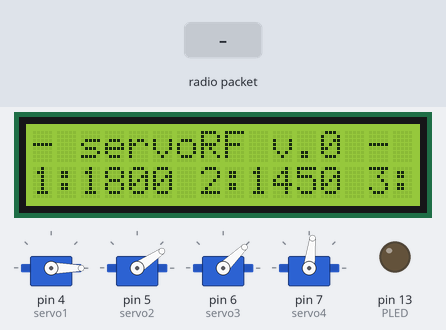
The sketch below on a simulated Arduino Uno, built with avr-gcc and run on an emulated ATmega328P. Parts: 16×2 character LCD, 4 × servo, output pins drawn as LEDs (lit = HIGH). Dashed ring = blinking. The inputs (shaded band) are chosen by the test bench. No radio packets arrive unless stated.

Above: at 1.3 s.
1.4 s: radio packet "a" arrives
At 3.9 s:
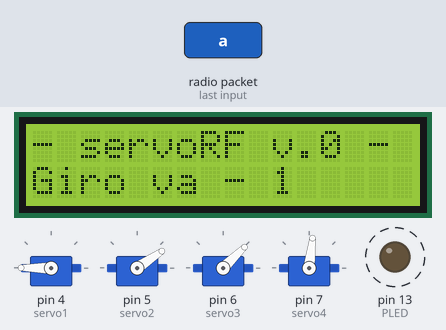
4.4 s: radio packet "z" arrives
At 6.1 s:
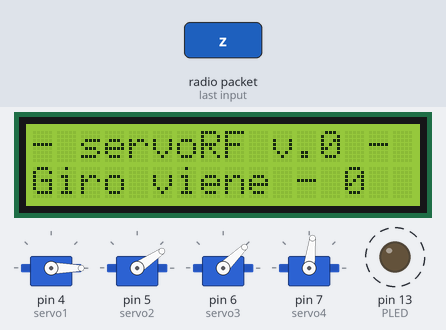
7.4 s: radio packet "b" arrives
At 9.0 s:
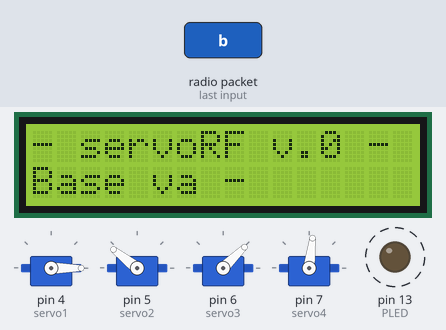
10.4 s: radio packet "c" arrives
At 11.9 s:
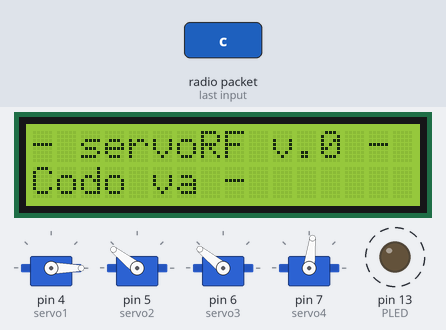
13.4 s: radio packet "y" arrives
At 14.7 s:
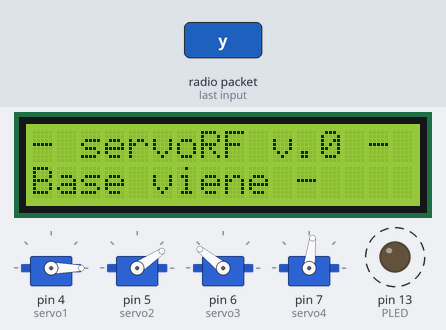
16.4 s: radio packet "d" arrives
At 18.6 s:
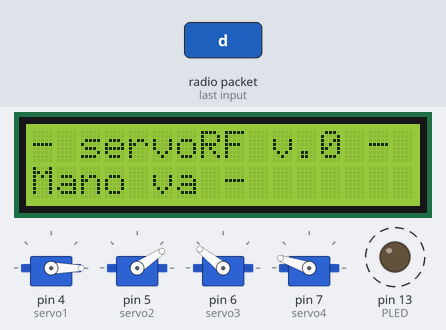
Timing chart, 0 to 20.4 s (numbered marks = the images above; inputs shaded):
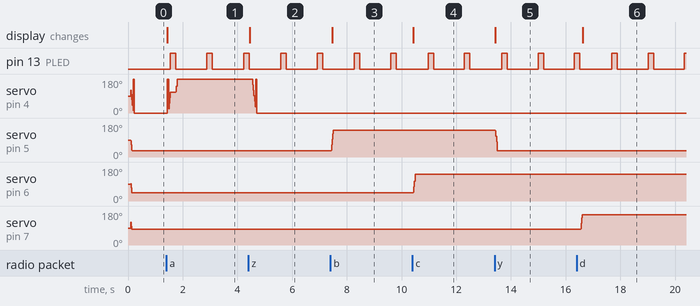

Measured:
- after the input at 1.4 s, the display: changes at once (image 1)
- after the input at 4.4 s, servo on pin 4 (servo1): 180° → 0° after 0.14 s; the display: changes after 0.06 s (image 2)
- after the input at 7.4 s, servo on pin 5 (servo2): 34° → 142° at once; the display: changes after 0.06 s (image 3)
- after the input at 10.4 s, servo on pin 6 (servo3): 44° → 141° at once; the display: changes at once (image 4)
- after the input at 13.4 s, servo on pin 5 (servo2): 142° → 34° at once; the display: changes at once (image 5)
- after the input at 16.4 s, servo on pin 7 (servo4): 83° → 161° after 0.15 s; the display: changes after 0.22 s (image 6)
- by itself, pin 13 (PLED): alternates HIGH for 0.20 s and LOW for 1.1 s

The sketch:

servoRFok.ino
```cpp
#include <Wire.h>
#include <LiquidCrystal_I2C.h>
#include <VirtualWire.h>
#include <ServoTimer2.h>

ServoTimer2 servo1, // Base giro
            servo2, // Base
            servo3, // Codo
            servo4; // Mano

LiquidCrystal_I2C lcd(0x27, 16, 2);
int n = 0;
const int PLED = 13;

int ang1 = 0,
    ang2 = 0,
    ang3 = 0,
    ang4 = 0,
    topeA1 = 0,
    topeB1 = 3600,
    topeA2 = 900,
    topeB2 = 2000,
    topeA3 = 1000,
    topeB3 = 2000,

    topeA4 = 1400,
    topeB4 = 2200,
    spd = 20,
    stp = 10;
int s1 = 0,
    s2 = 0,
    s3 = 0,
    s4 = 0;

void setup() {
  Serial.begin(9600); // Debugging only
  lcd.begin();
  lcd.backlight();
  lcd.print("- servoRF v.0 - ");
  lcd.setCursor(0, 1);

  // Initialise the IO and ISR
  vw_set_ptt_inverted(true); // Required for DR3100
  vw_setup(2000);      // Bits per sec
  vw_rx_start();       // Start the receiver PLL running
  pinMode(PLED, OUTPUT);
  digitalWrite(PLED, false);
  // Inicializa lo servos y los posiciona en su punto medio
  servo1.attach(4);
  servo2.attach(5);
  servo3.attach(6);
  servo4.attach(7);
  ang1 = (topeA1 + topeB1) / 2;
  ang2 = (topeA2 + topeB2) / 2;
  ang3 = (topeA3 + topeB3) / 2;
  ang4 = (topeA4 + topeB4) / 2;
  lcd.print("1:");
  lcd.print(ang1);
  lcd.print(" 2:");
  lcd.print(ang2);
  lcd.print(" 3:");
  lcd.print(ang3);
  lcd.print(" 4:");
  lcd.print(ang4);
  servo1.write(ang1);
  servo2.write(ang2);
  servo3.write(ang3);
  servo4.write(ang4);
}
void loop() {
  n++;
  if (n == 1000) {
    digitalWrite(PLED, true);
    delay(200);
    digitalWrite(PLED, false);
    n = 200;
  }
  // Lee instrucciones remotas
  uint8_t buf;
  uint8_t buflen = 1;
  if (vw_get_message(&buf, &buflen)) {
    lcd.clear();
    lcd.print("- servoRF v.0 - ");
    lcd.setCursor(0, 1);
    switch ((char)buf) {
      case 'a':
        s1 = 1;
        lcd.print("Giro va - ");
        lcd.print(s1);
        break;
      case 'z':
        s1 = 0;
        lcd.print("Giro viene - ");
        lcd.print(s1);
        break;
      case 'b':
        s2 = 1;
        lcd.print("Base va - ");
        break;
      case 'y':
        s2 = 0;
        lcd.print("Base viene - ");
        break;
      case 'c':
        s3 = 1;
        lcd.print("Codo va - ");
        break;
      case 'x':
        s3 = 0;
        lcd.print("Codo viene - ");
        break;
      case 'd':
        s4 = 1;
        lcd.print("Mano va - ");
        break;
      case 'w':
        s4 = 0;
        lcd.print("Mano viene - ");
        break;
    }
  }
  // Aplica reglas paraavanzar y regresar
  if (s1 == 0) {
    if (ang1 > topeA1) {
      ang1 -= spd;
    }
  } else if (s1 == 1) {
    if (ang1 < topeB1) {
      ang1 += spd;
    }
  }
  if (s2 == 0) {
    if (ang2 > topeA2) {
      ang2 -= spd;
    }
  } else if (s2 == 1) {
    if (ang2 < topeB2) {
      ang2 += spd;
    }
  }
  if (s3 == 0) {
    if (ang3 > topeA3) {
      ang3 -= spd;
    }
  } else if (s3 == 1) {
    if (ang3 < topeB3) {
      ang3 += spd;
    }
  }
  if (s4 == 0) {
    if (ang4 > topeA4) {
      ang4 -= spd;
    }
  } else if (s4 == 1) {
    if (ang4 < topeB4) {
      ang4 += spd;
    }
  }
  // Escribe valores en los servos
  servo1.write(ang1);
  servo2.write(ang2);
  servo3.write(ang3);
  servo4.write(ang4);

  delay(1);
}
```
